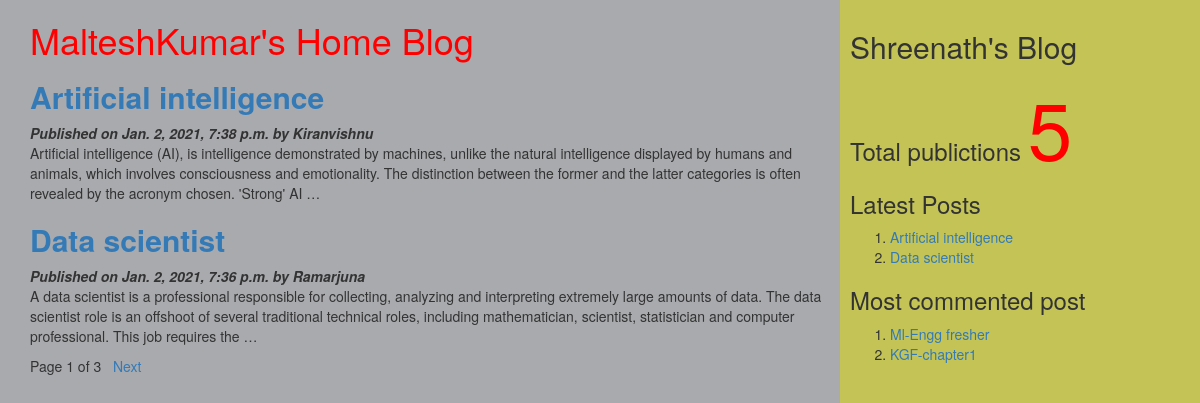
The page / on the database its author committed.
### myApp/models.py (models this page shows, shortened)
class Post(models.Model):
          STATUS_CHOICES=(('draft','Draft'),('published','Published'))
          title=models.CharField(max_length=256)
          slug=models.SlugField(max_length=264,unique_for_date='publish')
          author=models.ForeignKey(User,related_name='blog_posts',on_delete= models.CASCADE)
          body=models.TextField()
          publish=models.DateTimeField(default=timezone.now)
          created=models.DateTimeField(auto_now_add=True)
          updated=models.DateTimeField(auto_now=True)
          status= models.CharField(max_length=10,choices=STATUS_CHOICES,default='draft')
          objects=CustomManager()
          class Meta:
                ordering=('-publish',)
          def get_absolute_url(self):
                return reverse('post_detail',args=[self.publish.year,self.publish.strftime('%m'),self.publish.strftime('%d'),self.slug])

### myApp/views.py (the view)
# urls.py: url(r'^$',views.post_list_view),
def post_list_view(request,tag_slug=None):
    post_list=Post.objects.all()
    tag=None
    if tag_slug:
        tag=get_object_or_404(Tag,slug=tag_slug)#provided slug
        post_list=post_list.filter(tags__in=[tag])
    paginator=Paginator(post_list,2) #step1
    page_number=request.GET.get('page') #step2
    try:
       post_list=paginator.page(page_number) #step2
    except PageNotAnInteger:
       post_list=paginator.page(1) #step 3
    except EmptyPage:
      post_list=paginator.page(paginator.num_pages) #step 4
    d={'post_list':post_list,'tag':tag}
    return render(request,'myApp/post_list.html',d)

### myApp/models.py (called while the page is built)
    def get_queryset(self):
        return super().get_queryset().filter(status='published')

### myApp/templatetags/mytags.py (called while the page is built)
@register.simple_tag
def total_posts():
    return Post.objects.count()

@register.inclusion_tag('myApp/latest_post.html')
def show_latest_posts(count=3):
    latest_posts=Post.objects.order_by('-publish')[:count]
    return {'latest_posts':latest_posts}

@register.simple_tag
def get_most_commented_posts(count=2):
    return Post.objects.annotate(total_comments=Count('comments')).order_by('-total_comments')[:count]

### templates/myApp/post_list.html (shortened to what this page needs)
<html>
    {%extends 'myApp/parent.html'%}
        {%block content_block%}
        <h1 style="color:red">MalteshKumar's Home Blog</h1>
        {%for post in post_list%}
        <a href="{{post.get_absolute_url}}"><h2><b>{{post.title}}</b></h2></a>
        <i><b>Published on {{post.publish}} by {{post.author|title}}</b></i>
        {{post.body|truncatewords:40|linebreaks}}
        {%endfor%}
        {%include 'myApp/pagination.html' with page=post_list%}
        {%endblock%}

### templates/myApp/parent.html (shortened to what this page needs)
<html>
{%load mytags%}
    <head>
        <link rel="stylesheet" href="https://maxcdn.bootstrapcdn.com/bootstrap/3.3.7/css/bootstrap.min.css">
    </head>
    <body>
        <div class="content" style="width:70%;float:left;background-color:a8aaad;height:300%;padding:0 0 0 30px">
              {%block content_block%}
              {%endblock%}
        </div>
        <div class="sidebar" style="width:30%;float:right;background-color:#c4c456;height:300%;padding:10px">
            <h2>Shreenath's Blog</h2>
            <h3>Total publictions
              <span style="color:red;font-size:80px">
              {%total_posts%}</span>
              <h3>Latest Posts</h3>
              {% show_latest_posts 2 %}
              <h3>Most commented post</h3>
              {%get_most_commented_posts as m%}
              <ol>
                {%for post in m%}
                <li><a href="{{post.get_absolute_url}}">{{post.title}}</a></li>
                {%endfor%}
              </ol>
            </h3>
        </div>
    </body>
</html>

### templates/myApp/latest_post.html
<!DOCTYPE html>
<html lang="en" dir="ltr">
  <body>
    <ol>
    {%for post in latest_posts%}
    <li><a href="{{post.get_absolute_url}}">{{post.title}}</a></li>
    {%endfor%}
    </ol>
  </body>
</html>

### rows shown on the page
Post: title "Artificial intelligence", publish "Jan. 2, 2021, 7:38 p.m.", author "Kiranvishnu", body "Artificial intelligence (AI), is intelligence demonstrated by machines, unlike the natural intelligence displayed by humans and animals, which involves consciousness and emotionality. The distinction between the former and the latter categories is often revealed by the acronym chosen. 'Strong' AI …"
Post: title "Data scientist", publish "Jan. 2, 2021, 7:36 p.m.", author "Ramarjuna", body "A data scientist is a professional responsible for collecting, analyzing and interpreting extremely large amounts of data. The data scientist role is an offshoot of several traditional technical roles, including mathematician, scientist, statistician and computer professional. This job requires the …"
Post: title "Ml-Engg fresher"
Post: title "KGF-chapter1"

### other values the page prints
{{ page.number }} "1"
{{ page.paginator.num_pages }} "3"
